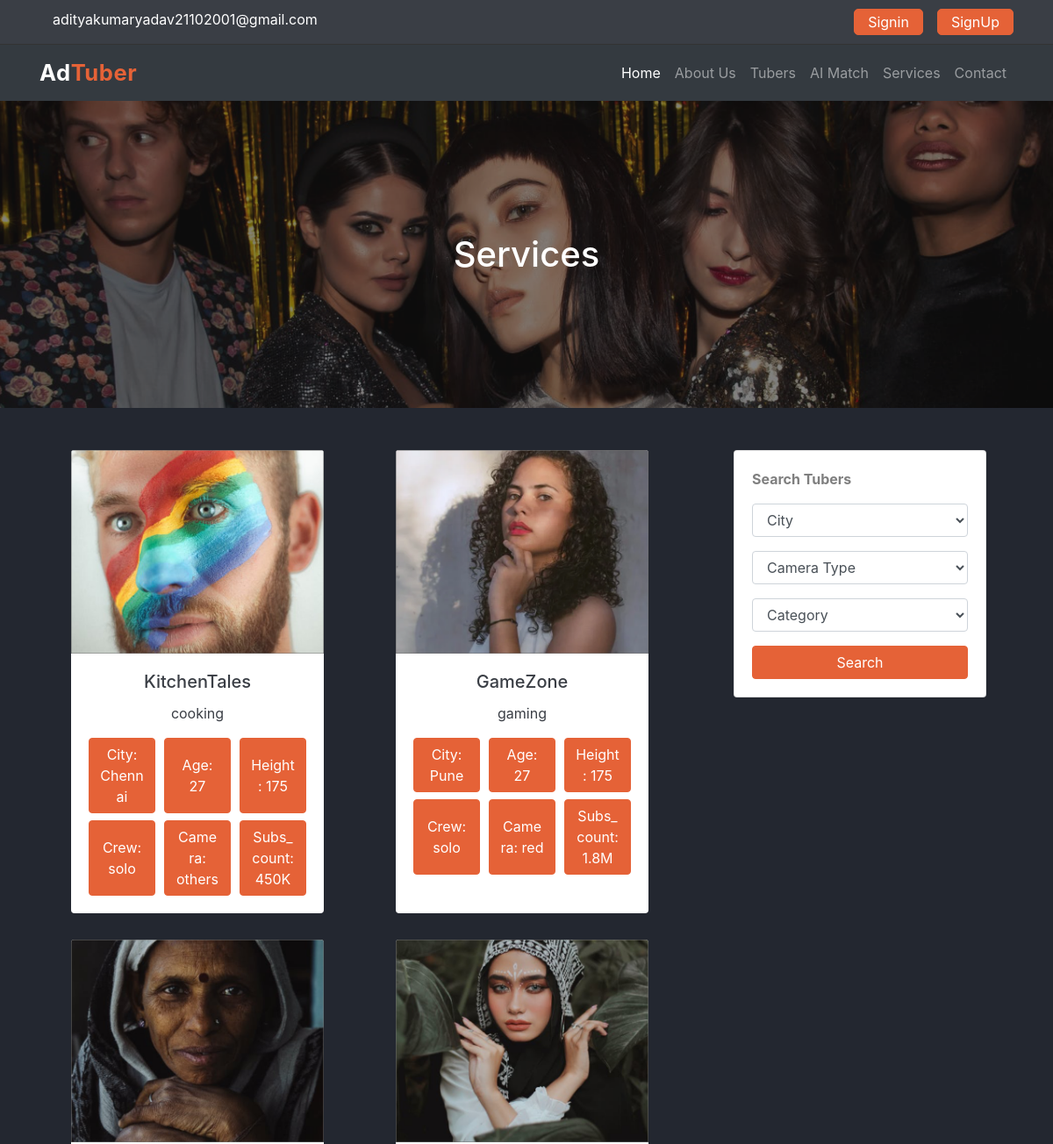
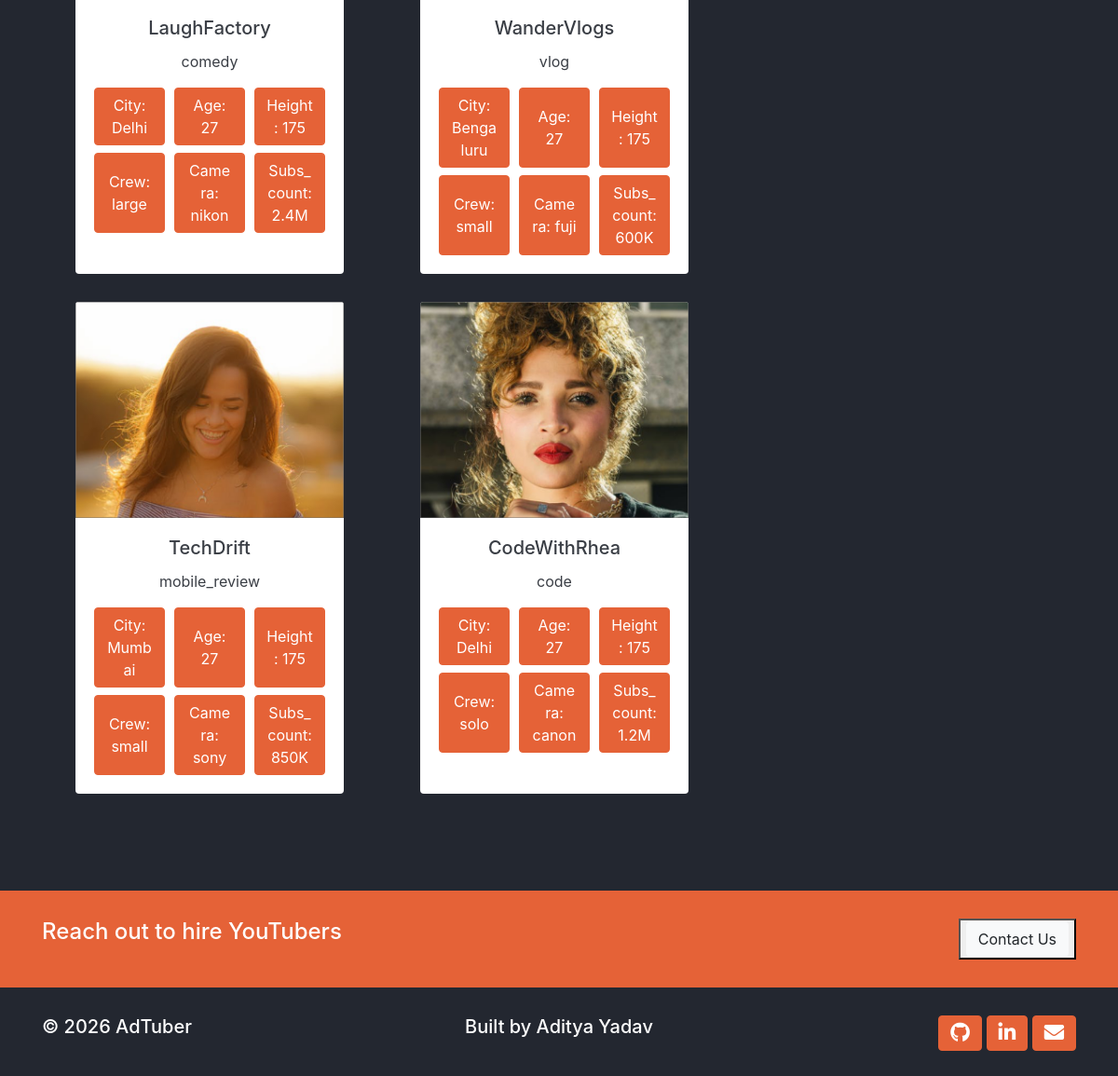
/services, run on the app's committed database (2 pictures, top to bottom).
### contactinfo/models.py (models this page shows, shortened)
class Contactinfo(models.Model):
    first_name = models.CharField(max_length=255)
    last_name = models.CharField(max_length=255)
    fb_handle = models.CharField(max_length=255)       # social profile URLs / handles
    insta_handle = models.CharField(max_length=255)
    youtube_handle = models.CharField(max_length=255)
    twitter_handle = models.CharField(max_length=255)
    description_1 = CKEditor5Field(config_name='default', blank=True)  # rich-text "about" blocks
    description_2 = CKEditor5Field(config_name='default', blank=True)
    phone = models.CharField(max_length=100)
    email = models.CharField(max_length=255)
    created_date = models.DateTimeField(blank=True, default=timezone.now)

### youtubers/models.py (models this page shows, shortened)
class Youtuber(models.Model):
    crew_choices = (
        ('solo', 'solo'),
        ('small', 'small'),
        ('large', 'large')
    )
    camera_choices = (
        ('canon', 'canon'),
        ('nikon', 'nikon'),
        ('sony', 'sony'),
        ('red', 'red'),
        ('fuji', 'fuji'),
        ('others', 'others')
    )
    category_choices = (
        ('code', 'code'),
        ('mobile_review', 'mobile_review'),
        ('vlog', 'vlog'),
        ('comedy', 'comedy'),
        ('gaming', 'gaming'),
        ('film_making', 'film_making'),
        ('cooking', 'cooking')
    )
    name = models.CharField(max_length=255)                 # creator / channel name
    price = models.IntegerField()                           # asking price to hire
    photo = models.ImageField(upload_to='ytubers/%Y/%m/')   # profile image (upload)
    video_url = models.CharField(max_length=255)            # YouTube video ID (embedded on detail page)
    description = CKEditor5Field(config_name='default')     # rich-text bio (HTML)
    city = models.CharField(max_length=255)                 # base city (used by the city filter)
    age = models.IntegerField()
    height = models.IntegerField()
    crew = models.CharField(choices=crew_choices, max_length=255)          # team size
    camera_type = models.CharField(choices=camera_choices, max_length=255)  # gear (used by the camera filter)
    subs_count = models.CharField(max_length=255)           # subscriber count, free text (e.g. "1.2M")
    category = models.CharField(choices=category_choices, max_length=255)   # content niche (used by the category filter)
    is_featured = models.BooleanField(default=False)        # if True, shown in the homepage "featured" row
    created_date = models.DateTimeField(default=timezone.now, blank=True)

### webpages/views.py (the view)
# urls.py: path('', include('webpages.urls')),                     # home, about, services, contact
def services(request):
    tubers = Youtuber.objects.order_by('-created_date')
    sliders = Slider.objects.all()
    contactinfo = Contactinfo.objects.last()
    page_obj = Paginator(tubers, 8).get_page(request.GET.get('page'))
    params = request.GET.copy()
    params.pop('page', None)
    data = {
        'sliders': sliders,
        'contactinfo': contactinfo,
        'tubers': page_obj,
        'page_obj': page_obj,
        'base_query': params.urlencode(),
        'city': Youtuber.objects.values_list('city', flat=True).distinct(),
        'camera_type': Youtuber.objects.values_list('camera_type', flat=True).distinct(),
        'category': Youtuber.objects.values_list('category', flat=True).distinct(),
    }
    return render(request, 'webpages/services.html', data)

### templates/webpages/services.html (shortened to what this page needs)
{% extends 'base.html' %}
{% load static %}
{% block content %}
<main class="tubers-page">
    <div class="banner">
        <img src="{% static 'assets/images/bg-banner.png' %}" alt="" class="img-fluid w-100">
        <h1 class="text-center">
            Services
        </h1>
    </div>
    <section class="container mt-5 mb-5">
        <div class="row ">
            <div class="col-lg-8 mb-2 ">
                <section class="tubers">
                    {% for tuber in tubers %}
                    <div class="card border-0 text-center">
                        <div class="feature-text">
                            <a href="{% url 'youtubers_detail' tuber.id  %}">
                                <img src="{{ tuber.photo.url }}" class="card-img-top" alt="team-member"></a>
                        </div>
                        <div class="card-body">
                            <h5 class="card-title">{{ tuber.name }}</h5>
                            <p class="card-text">{{ tuber.category }}</p>
                            <div class="person-description mt-2">
                                <button class="btn btn-accent"> City: {{ tuber.city }} </button>
                                <button class="btn btn-accent"> Age: {{ tuber.age }} </button>
                                <button class="btn btn-accent"> Height: {{ tuber.height }} </button>
                            </div>
                            <div class="person-description mt-2">
                                <button class="btn btn-accent"> Crew: {{ tuber.crew }} </button>
                                <button class="btn btn-accent"> Camera: {{ tuber.camera_type }} </button>
                                <button class="btn btn-accent"> Subs_count: {{ tuber.subs_count }} </button>
                            </div>
                        </div>
                    </div>
                    {% endfor %}
                </section>
            </div>
            <div class="col-lg-4 ">
                <div class="card">
                    <div class="card-body">
                        <p class="text-left font-weight-bolder text-black-50">
                            Search Tubers
                        </p>
                        <form method="GET" action="{% url 'search' %}">
                            <div class="form-group">
                                <select name="city" id="inputState" class="form-control">
                                    <option selected disabled hidden>City</option>
                                </select>
                            </div>
                            <div class="form-group">
                                <select name="camera_type" id="inputState" class="form-control">
                                    <option selected disabled hidden>Camera Type</option>
                                </select>
                            </div>
                            <div class="form-group">
                                <select name="category" class="form-control">
                                    <option selected disabled hidden>Category</option>
                                </select>
                            </div>
                            <button class="btn btn-accent btn-block">Search</button>
                        </form>
                    </div>
                </div>
            </div>
        </div>
    </section>
</main>
{% endblock content %}

### templates/includes/header.html (shortened to what this page needs)
{% load static %}
<header class="header ">
    <div class="container">
      <div class="row ">
        <div class="col-md-6 header-info">
          <a href="mailto:{{ contactinfo.email }}" class="mr-3">{{ contactinfo.email }}</a>
        </div>
        <div class="header-buttons col-md-6 d-flex justify-content-end">
          {% if user.is_authenticated %}
          <a class="btn btn-accent mr-3" href="{% url 'dashboard' %}" >Dashboard</a>
          <a class="btn btn-accent" href="{% url 'logout' %}" >Logout</a>
          {% else %}
          <a class="btn btn-accent mr-3" href="{% url 'login' %}" >Signin</a>
          <a class="btn btn-accent" href="{% url 'register' %}" >SignUp</a>
          {% endif %}
        </div>
      </div>
    </div>
  </header>

### tubers/static/css/base.css (style rules this page uses)
:root { --primary: #232730; --secondary: #3a3e45; --white: #888787; --accent: #e56237; }
body { background-color: var(--primary); color: #fff; overflow-x: hidden; }
a { color: #fff; }
.btn-accent { background-color: var(--accent); color: #fff; border-color: var(--accent); outline: none; }
.card { color: var(--secondary); width: 18rem; max-width: 100%; margin-left: auto; margin-right: auto; }
main { overflow: hidden; }

### tubers/static/css/utils.css (style rules this page uses)
.banner { position: relative; }
.banner img { height: 350px; width: 100%; object-fit: cover; }
.banner h1 { position: absolute; top: 50%; left: 50%; transform: translate(-50%, -50%); }
.feature-text { position: relative; }
.person-description { display: grid; grid-template-columns: repeat(3, minmax(0, 1fr)); column-gap: 10px; row-gap: 8px; }

### tubers/static/css/style.css (style rules this page uses)
.header { background-color: var(--secondary); padding: 10px 0; color: #fff; border-bottom: 1px solid #333; }
.header a { padding: 2px 15px; border-radius: 5px; }
.tubers-page .tubers { display: grid; grid-template-columns: repeat(2, minmax(0, 1fr)); row-gap: 30px; column-gap: 10px; justify-items: center; }

### data on the page
Contactinfo: email "adityakumaryadav21102001@gmail.com"
Youtuber: photo (picture), name "KitchenTales", category "cooking", city "Chennai", age "27", height "175", crew "solo", camera_type "others", subs_count "450K"
Youtuber: photo (picture), name "GameZone", category "gaming", city "Pune", age "27", height "175", crew "solo", camera_type "red", subs_count "1.8M"
Youtuber: photo (picture), name "LaughFactory", category "comedy", city "Delhi", age "27", height "175", crew "large", camera_type "nikon", subs_count "2.4M"
Youtuber: photo (picture), name "WanderVlogs", category "vlog", city "Bengaluru", age "27", height "175", crew "small", camera_type "fuji", subs_count "600K"
Youtuber: photo (picture), name "TechDrift", category "mobile_review", city "Mumbai", age "27", height "175", crew "small", camera_type "sony", subs_count "850K"
Youtuber: photo (picture), name "CodeWithRhea", category "code", city "Delhi", age "27", height "175", crew "solo", camera_type "canon", subs_count "1.2M"
